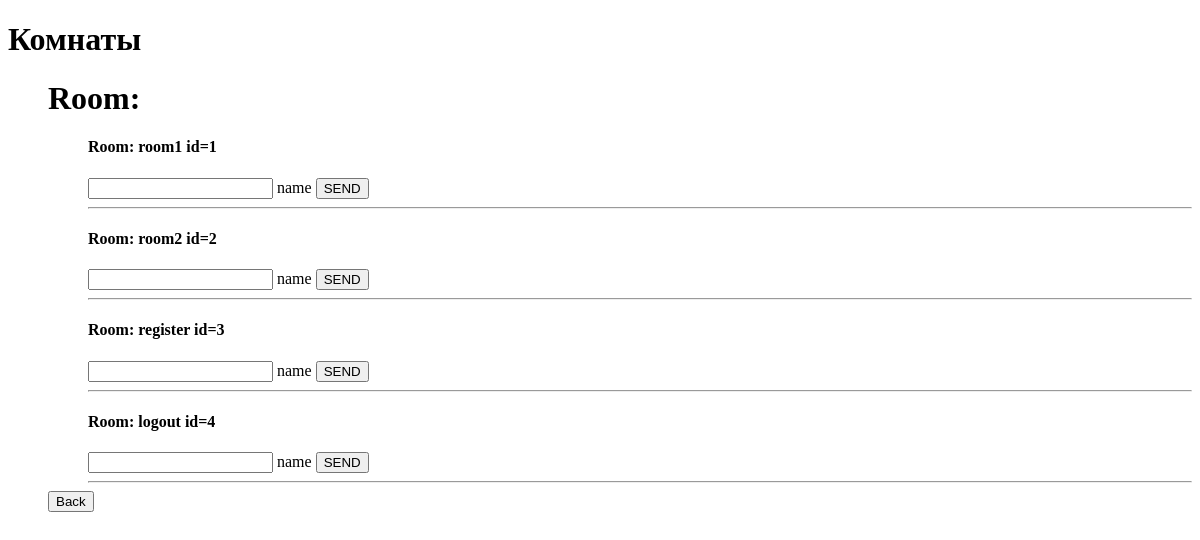
/room/, run on an earlier commit of the app's database.
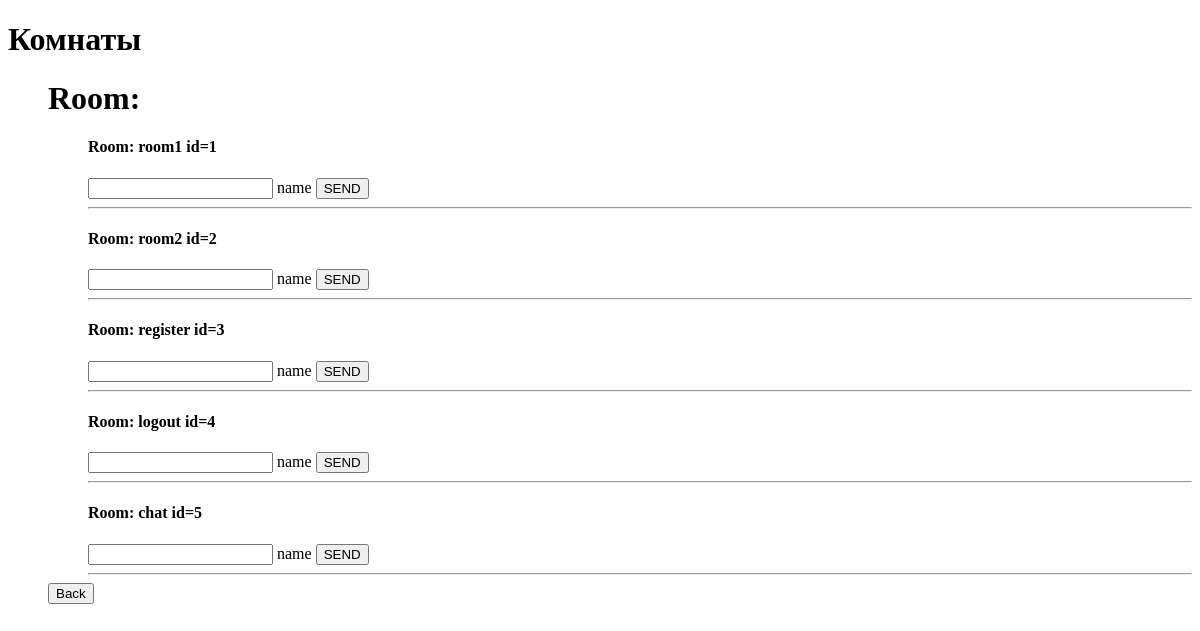
And on a later commit of the database.
### chat/models.py (models this page shows, shortened)
class Room(models.Model):
    name = models.CharField(max_length=128)
    online = models.ManyToManyField(to=User, blank=True)

### chat/views.py (the view)
# urls.py: path("room/", views.room_edit, name='room-edit'),
def room_edit(request):
    return render(request, 'chat/room_edit.html', {
        'room': Room.objects.all(),
    })

### templates/chat/room_edit.html (shortened to what this page needs)
{% load static %}
<!DOCTYPE html>
<html lang="en">
<head>
</head>
<body>
    <h1> Комнаты </h1>
    <ul>
            <div class="container">
               <h1> Room: </h1>
              {% for room_edit in room %}
                <form id="formroom{{room_edit.id}}">
                  <ul>
                      <div class="edit__content">
                          <div class="container">
                            <div class="row">
                              <form>
                                <h4>Room: {{room_edit.name}} id={{room_edit.id}}</h4>
                                <input type="text" name="name"> name
                                <button type="submit"> SEND</button>
                              </form>
                              <hr>
                  </ul>
              {% endfor %}
                  <div class="edit__buttons">
                    <a href="{% url 'room-list' %}"><button class="button__back">Back</button></a>
                  </div>
</body>
</html>

What changed in the data, as far as the page shows it:
added Room: name "chat", id "5"
